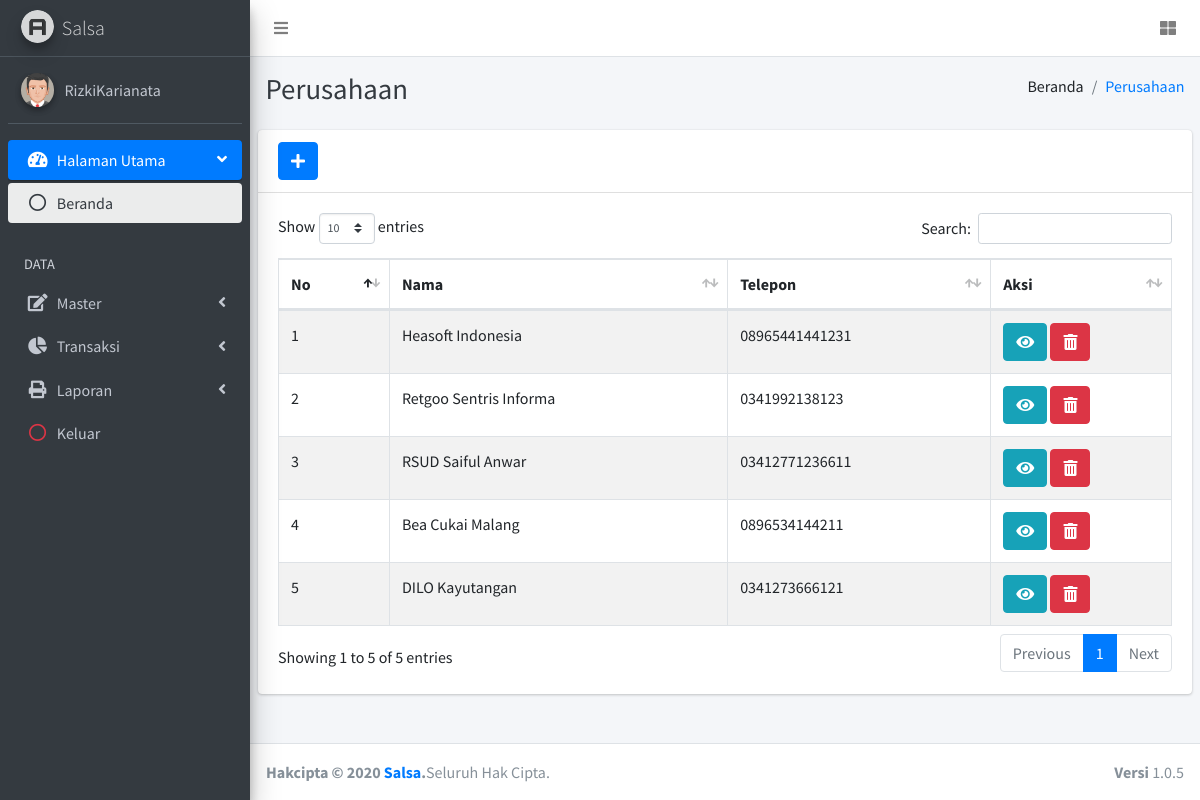
Screenshot of /perusahaan.php (signed in) with the database file from the repository.
### tables this page shows
CREATE TABLE `tb_pengguna` (
  `id_pengguna` int(4) NOT NULL,
  `nama` varchar(100) DEFAULT NULL,
  `email` varchar(100) DEFAULT NULL,
  `username` varchar(20) DEFAULT NULL,
  `password` varchar(20) DEFAULT NULL,
  `level` enum('Admin','User') DEFAULT 'Admin',
  `gambar` text DEFAULT NULL,
  `created` datetime DEFAULT NULL,
  `modified` datetime DEFAULT NULL
);

CREATE TABLE `tb_perusahaan` (
  `id_perusahaan` int(4) NOT NULL,
  `nama_perusahaan` varchar(100) DEFAULT NULL,
  `alamat` text DEFAULT NULL,
  `telepon` varchar(15) DEFAULT NULL,
  `created` datetime DEFAULT NULL,
  `modified` datetime DEFAULT NULL
);

### perusahaan.php (the view, shortened to what this page needs)
<?php
include 'koneksi.php';
?>
<!DOCTYPE html>
<html>
<head>
	<?php include 'menu/head.php';?>
</head>
<body class="hold-transition sidebar-mini layout-fixed">
	<div class="wrapper">
		<nav class="main-header navbar navbar-expand navbar-white navbar-light">
			<?php include 'menu/nav.php';?>
		</nav>
		<aside class="main-sidebar sidebar-dark-primary elevation-4">
			<?php include 'menu/aside.php';?>
		</aside>
		<div class="content-wrapper">
			<div class="content-header">
				<div class="container-fluid">
					<div class="row mb-2">
						<div class="col-sm-6">
							<h1 class="m-0 text-dark">Perusahaan</h1>
						</div>
						<div class="col-sm-6">
							<ol class="breadcrumb float-sm-right">
								<li class="breadcrumb-item">Beranda</li>
								<li class="breadcrumb-item active"><a href="perusahaan">Perusahaan</a></li>
							</ol>
						</div>
					</div>
				</div>
			</div>
			<section class="content">
				<div class="row">
					<div class="col-12">
						<div class="card">
							<div class="card-header">
								<h3 class="card-title"><a href="tambah-perusahaan" class="btn btn-primary"><i class="fas fa-plus"></i></a></h3>
							</div>
							<div class="card-body">
								<div class="table-responsive">
									<table id="example1" class="table table-bordered table-striped">
										<thead>
											<tr>
												<th>No</th>
												<th>Nama</th>
												<th>Telepon</th>
												<th>Aksi</th>
											</tr>
										</thead>
										<tbody>
											<?php
											$no = 1;
											$query = $conn->prepare("SELECT * FROM tb_perusahaan");
											$query->execute();
											while($row = $query->fetch(PDO::FETCH_ASSOC)) {
												?>
												<tr>
													<td><?php echo $no++;?></td>
													<td><?php echo $row['nama_perusahaan'];?></td>
													<td><?php echo $row['telepon'];?></td>
													<td style="white-space: nowrap;">
														<a href="detail-perusahaan?id=<?php echo $row['id_perusahaan'];?>" class="btn btn-info"><i class="fas fa-eye"></i></a>
														<a href="#" class="btn btn-danger" id="delete-data" data-id="<?php echo $row['id_perusahaan'];?>"><i class="fas fa-trash-alt"></i></a>
													</td>
												</tr>
											<?php } ?>
										</tbody>
									</table>
								</div>
							</div>
						</div>
					</div>
				</div>
			</section>
		</div>
		<footer class="main-footer">
			<?php include 'menu/footer.php';?>
		</footer>
	</div>
</body>
</html>

### menu/aside.php (shortened to what this page needs)
<a href="" class="brand-link">
	<img src="dist/img/AdminLTELogo.png" alt="AdminLTE Logo" class="brand-image img-circle elevation-3"
	style="opacity: .8">
	<span class="brand-text font-weight-light">Salsa</span>
</a>
<div class="sidebar">
	<div class="user-panel mt-3 pb-3 mb-3 d-flex">
		<div class="image">
			<img src="assets/images/akun/<?php echo $row['gambar'];?>" class="img-circle elevation-2" alt="User Image">
		</div>
		<div class="info">
			<a href="" class="d-block"><?php echo $_SESSION['username'];?></a>
		</div>
	</div>
	<nav class="mt-2">
		<ul class="nav nav-pills nav-sidebar flex-column" data-widget="treeview" role="menu" data-accordion="false">
			<li class="nav-item has-treeview menu-open">
				<a href="#" class="nav-link active">
					<i class="nav-icon fas fa-tachometer-alt"></i>
					<p>
						Halaman Utama
						<i class="right fas fa-angle-left"></i>
					</p>
				</a>
				<ul class="nav nav-treeview">
					<li class="nav-item">
						<a href="beranda" class="nav-link active">
							<i class="far fa-circle nav-icon"></i>
							<p>Beranda</p>
						</a>
					</li>
				</ul>
			</li>
			<li class="nav-header">DATA</li>
			<li class="nav-item has-treeview">
				<a href="#" class="nav-link">
					<i class="nav-icon fas fa-edit"></i>
					<p>
						Master
						<i class="fas fa-angle-left right"></i>
					</p>
				</a>
			</li>
			<li class="nav-item has-treeview">
				<a href="#" class="nav-link">
					<i class="nav-icon fas fa-chart-pie"></i>
					<p>
						Transaksi
						<i class="right fas fa-angle-left"></i>
					</p>
				</a>
			</li>
			<li class="nav-item has-treeview">
				<a href="#" class="nav-link">
					<i class="nav-icon fas fa-print"></i>
					<p>
						Laporan
						<i class="fas fa-angle-left right"></i>
					</p>
				</a>
			</li>
			<li class="nav-item">
				<a href="proses/logout.php" class="nav-link">
					<i class="nav-icon far fa-circle text-danger"></i>
					<p class="text">Keluar</p>
				</a>
			</li>
		</ul>
	</nav>
</div>

### rows the page displays
tb_pengguna: gambar (picture)
tb_perusahaan: nama_perusahaan "Heasoft Indonesia", telepon "08965441441231"
tb_perusahaan: nama_perusahaan "Retgoo Sentris Informa", telepon "0341992138123"
tb_perusahaan: nama_perusahaan "RSUD Saiful Anwar", telepon "03412771236611"
tb_perusahaan: nama_perusahaan "Bea Cukai Malang", telepon "0896534144211"
tb_perusahaan: nama_perusahaan "DILO Kayutangan", telepon "0341273666121"

### other values shown
$_SESSION['username'] "RizkiKarianata"
